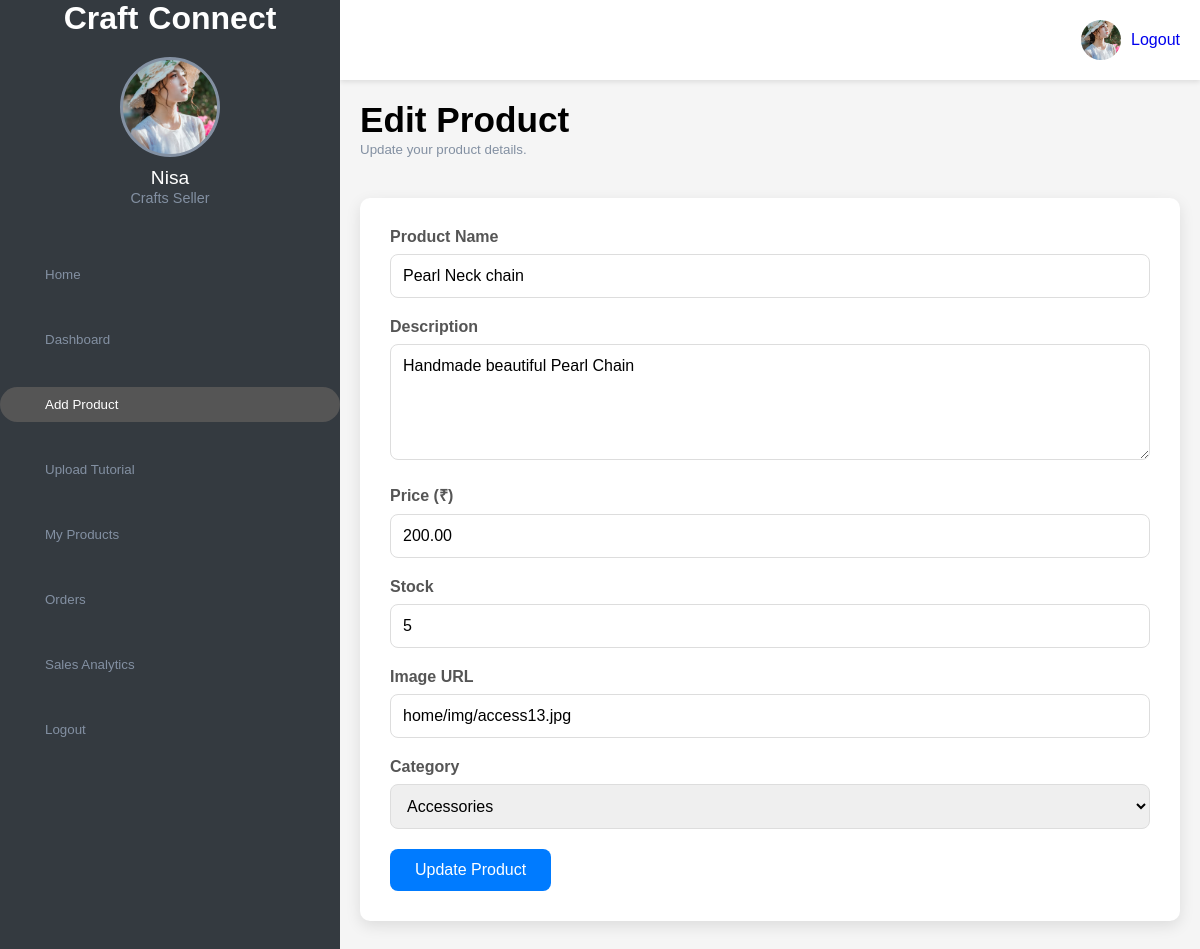
The app's page /seller/add-product.php?id=6 (signed in) with its own data.
### tables this page shows
CREATE TABLE `users` (
  `id` int(11) NOT NULL,
  `name` varchar(100) NOT NULL,
  `email` varchar(100) NOT NULL,
  `password` text NOT NULL,
  `phone` varchar(15) DEFAULT NULL,
  `role` enum('buyer','seller','admin') NOT NULL,
  `profile_pic` varchar(255) DEFAULT NULL,
  `created_at` timestamp NOT NULL DEFAULT current_timestamp(),
  `status` enum('pending','approved','removed') NOT NULL DEFAULT 'pending'
);

CREATE TABLE `products` (
  `id` int(11) NOT NULL,
  `seller_id` int(11) NOT NULL,
  `name` varchar(100) NOT NULL,
  `description` text DEFAULT NULL,
  `category` varchar(50) NOT NULL,
  `price` decimal(10,2) NOT NULL,
  `stock` int(11) NOT NULL,
  `image_url` varchar(255) DEFAULT NULL,
  `created_at` datetime DEFAULT current_timestamp()
);

### seller/add-product.php (the view, shortened to what this page needs)
<?php
$conn = mysqli_connect("localhost", "root", "", "craftconnect");
$seller_id = $_SESSION['seller_id'];
$is_edit_mode = false;
$product_data = [];
if (isset($_GET['id']) && is_numeric($_GET['id'])) {
    $is_edit_mode = true;
    $product_id = (int)$_GET['id'];
    $fetch_sql = "SELECT id, name, category, price, stock, image_url, description FROM products WHERE id = ? AND seller_id = ?";
    $fetch_stmt = $conn->prepare($fetch_sql);
    $fetch_stmt->bind_param("ii", $product_id, $seller_id);
    $fetch_stmt->execute();
    $fetch_result = $fetch_stmt->get_result();
    if ($fetch_result->num_rows === 1) {
        $product_data = $fetch_result->fetch_assoc();
    } else {
        header("Location: my-products.php?message=" . urlencode("Error: Product not found or unauthorized."));
        exit();
    }
}
$seller_sql = "SELECT name, profile_pic FROM users WHERE id = ?";
$seller_stmt = $conn->prepare($seller_sql);
$seller_stmt->bind_param("i", $seller_id);
$seller_stmt->execute();
$seller_result = $seller_stmt->get_result();
$seller = $seller_result->fetch_assoc();
$profile_img = !empty($seller['profile_pic']) ? '../' . htmlspecialchars($seller['profile_pic']) : '../img/seller.jpg';
?>
<!DOCTYPE html>
<html lang="en">
<head>
<link rel="stylesheet" href="style.css">
<link rel="stylesheet" href="https://maxst.icons8.com/vue-static/landings/line-awesome/line-awesome/1.3.0/css/line-awesome.min.css">
</head>
<body>
<div class="sidebar">
    <div class="side-header">
        <h1 class="m-0 display-5 font-weight-semi-bold">
            <span class="text-primary font-weight-bold border px-3 mr-1">Craft</span>Connect
        </h1>
    </div>
    <div class="side-content">
       <div class="profile">
    <div class="profile-img bg-img" style="background-image: url('<?php echo $profile_img; ?>')"></div>
    <h4><?php echo htmlspecialchars($seller['name']); ?></h4>
    <small>Crafts Seller</small>
</div>
        <div class="side-menu">
            <ul>
                <li><a href="../home/index.php"><span class="las la-user"></span><small>Home</small></a></li>
                <li><a href="seller-dashboard.php"><span class="las la-home"></span><small>Dashboard</small></a></li>
                <li><a href="add-product.php" class="active"><span class="las la-plus-square"></span><small>Add Product</small></a></li>
                <li><a href="add-tutorial.php"><span class="las la-video"></span><small>Upload Tutorial</small></a></li>
                <li><a href="my-products.php"><span class="las la-box-open"></span><small>My Products</small></a></li>
                <li><a href="my-orders.php"><span class="las la-shopping-cart"></span><small>Orders</small></a></li>
                <li><a href="sales-analytics.php"><span class="las la-chart-line"></span><small>Sales Analytics</small></a></li>
                <li><a href="../home/logout.php"><span class="las la-sign-out-alt"></span><small>Logout</small></a></li>
            </ul>
        </div>
    </div>
</div>
<div class="main-content">
    <header>
        <div class="header-menu">
           <div class="user">
    <div class="bg-img" style="background-image: url('<?php echo $profile_img; ?>')"></div>
    <span><a href="../home/logout.php">Logout</a></span>
</div>
        </div>
    </header>
    <main>
        <div class="page-header">
            <h1><?php echo $is_edit_mode ? 'Edit Product' : 'Add New Product'; ?></h1>
            <small><?php echo $is_edit_mode ? 'Update your product details.' : 'Share your handmade products with buyers!'; ?></small>
        </div>
        <div class="page-content">
            <div class="form-container">
                <form method="POST">
                    <div class="form-group">
                        <label for="name">Product Name</label>
                        <input type="text" id="name" name="name"
                            value="<?php echo $is_edit_mode ? htmlspecialchars($product_data['name']) : ''; ?>" required>
                    </div>
                    <div class="form-group">
                        <label for="description">Description</label>
                        <textarea id="description" name="description" rows="5"><?php echo $is_edit_mode ? htmlspecialchars($product_data['description']) : ''; ?></textarea>
                    </div>
                    <div class="form-group">
                        <label for="price">Price (₹)</label>
                        <input type="number" id="price" name="price" step="0.01"
                            value="<?php echo $is_edit_mode ? htmlspecialchars($product_data['price']) : ''; ?>" required>
                    </div>
                    <div class="form-group">
                        <label for="stock">Stock</label>
                        <input type="number" id="stock" name="stock"
                            value="<?php echo $is_edit_mode ? htmlspecialchars($product_data['stock']) : ''; ?>" required>
                    </div>
                    <div class="form-group">
                        <label for="image_url">Image URL</label>
                        <input type="text" id="image_url" name="image_url" placeholder="e.g., img/product1.jpg"
                            value="<?php echo $is_edit_mode ? htmlspecialchars($product_data['image_url']) : ''; ?>" required>
                    </div>
                    <div class="form-group">
                        <label for="category">Category</label>
                        <select id="category" name="category" required>
                            <?php
                            $categories = ["Home Decor", "Accessories", "Pottery", "Crochet", "Bags", "Sandals"];
                            $current_category = $is_edit_mode ? $product_data['category'] : '';
                            foreach ($categories as $cat) {
                                $selected = ($cat === $current_category) ? 'selected="selected"' : '';
                                echo "<option value=\"$cat\" $selected>$cat</option>";
                            }
                            ?>
                        </select>
                    </div>
                    <button type="submit" class="btn-primary"><?php echo $is_edit_mode ? 'Update Product' : 'Add Product'; ?></button>
                </form>
            </div>
        </div>
    </main>
</div>
</body>
</html>

### seller/style.css (style rules this page uses)
:root { --main-color: #555555; --color-dark: #343a40; --text-grey: #8390A2; --bg-color: #f5f5f5; }
* { padding: 0; margin: 0; box-sizing: border-box; list-style-type: none; text-decoration: none; font-family: 'Poppins', sans-serif; }
body { background-color: var(--bg-color); margin: 0 !important; padding: 0 !important; width: 100vw; overflow-x: hidden; }
.sidebar { width: 340px; height: 100%; position: fixed; left: 0; top: 0; background-color: var(--color-dark); z-index: 100; transition: width 300ms; }
.side-header { box-sizing: 30px 20px; color: #fff; display: flex; align-items: center; justify-content: center; }
.side-header span { color: #fff; font-size: 2rem; display: inline-block; margin-right: 10px; }
.side-content { display: flex; flex-direction: column; align-items: center; padding: 20px 0; }
.profile { text-align: center; margin-bottom: 20px; }
.profile .bg-img { height: 100px; width: 100px; background-size: cover; background-position: center; margin: auto; border-radius: 50%; border: 3px solid var(--text-grey); }
.profile h4 { color: #fff; margin-top: 10px; font-size: 1.2rem; font-weight: 500; }
.profile small { color: var(--text-grey); font-size: 0.9rem; }
.side-menu { width: 100%; margin-top: 20px; }
.side-menu li { padding: 10px 0; margin-bottom: 10px; }
.side-menu a { color: var(--text-grey); display: block; padding: 10px 30px; display: flex; align-items: center; transition: background-color 0.3s, color 0.3s; }
.side-menu a:hover, .side-menu a.active { background-color: var(--main-color); color: #fff; border-radius: 20px; }
.main-content { margin-left: 340px; transition: margin-left 300ms; }
header { background-color: #fff; display: flex; justify-content: space-between; align-items: center; padding: 20px; position: sticky; top: 0; z-index: 99; box-shadow: 0 2px 5px rgba(0, 0, 0, 0.1); }
.header-menu { margin-left: auto; }
.user { display: flex; align-items: center; }
.user .bg-img { height: 40px; width: 40px; border-radius: 50%; background-size: cover; background-position: center; margin-right: 10px; }
.user span { color: var(--text-grey); cursor: pointer; }
main { padding: 20px; }
.page-header { margin-bottom: 20px; }
.page-header h1 { font-size: 2.2rem; font-weight: 600; }
.page-header small { color: var(--text-grey); }
.page-content { padding: 20px 0; }
.form-container { background: #fff; padding: 30px; border-radius: 10px; box-shadow: 0 5px 15px rgba(0, 0, 0, 0.1); }
.form-group { margin-bottom: 20px; }
.form-group label { display: block; margin-bottom: 8px; font-weight: 600; color: #555; }
.form-group input, .form-group textarea { width: 100%; padding: 12px; border: 1px solid #ddd; border-radius: 8px; font-size: 1rem; transition: border-color 0.3s; }
.btn-primary { background: #007bff; color: #fff; border: none; padding: 12px 25px; border-radius: 8px; cursor: pointer; font-size: 1rem; transition: background-color 0.3s; }

### seller/add-product.php (style rules this page uses)
.form-container { background: #fff; padding: 30px; border-radius: 10px; box-shadow: 0 5px 15px rgba(0,0,0,0.1); }
.form-group { margin-bottom: 20px; }
.form-group label { display: block; margin-bottom: 8px; font-weight: 600; color: #555; }
.form-group input, .form-group textarea, .form-group select { width: 100%; padding: 12px; border: 1px solid #ddd; border-radius: 8px; font-size: 1rem; transition: border-color 0.3s; }
.btn-primary { background: #007bff; color: #fff; border: none; padding: 12px 25px; border-radius: 8px; cursor: pointer; font-size: 1rem; transition: background-color 0.3s; }

### records on screen
users: profile_pic (picture), name "Nisa"
products: name "Pearl Neck chain", description "Handmade beautiful Pearl Chain", price "200.00", stock "5", image_url "home/img/access13.jpg"

### other values on screen
form field category "Accessories"
